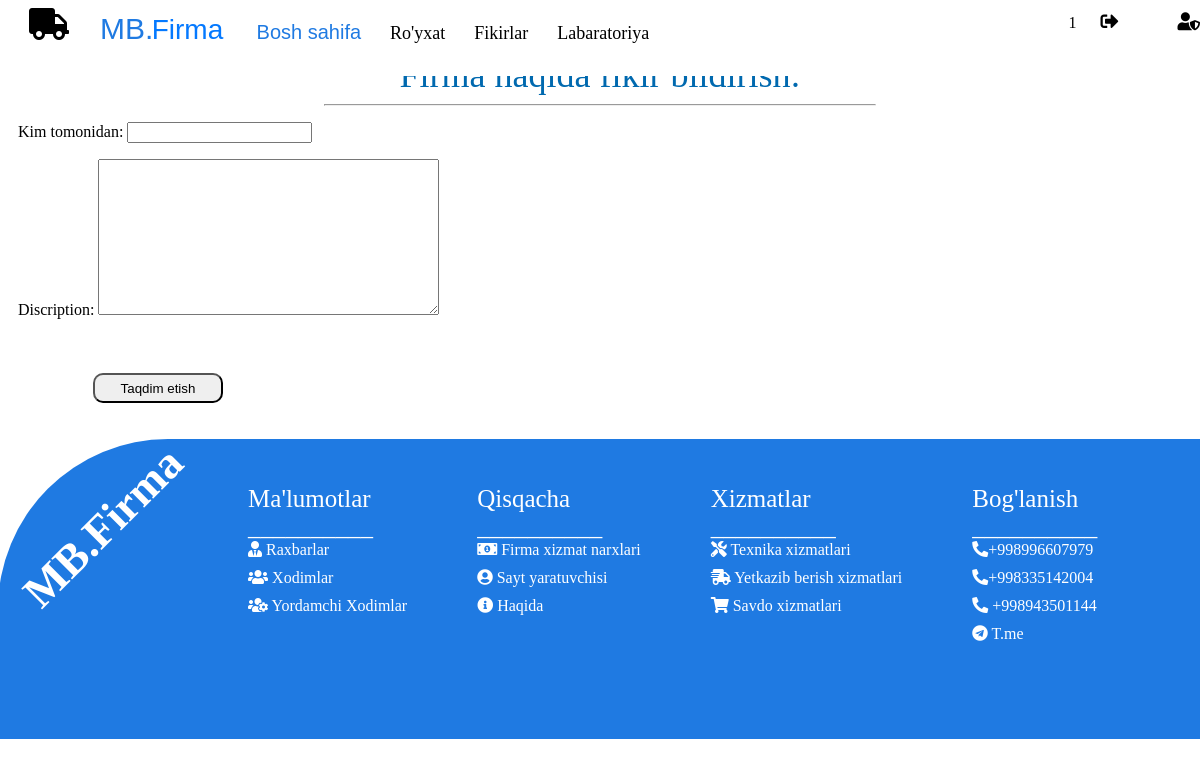
Before: /creatf/ (signed in) with the older database file.
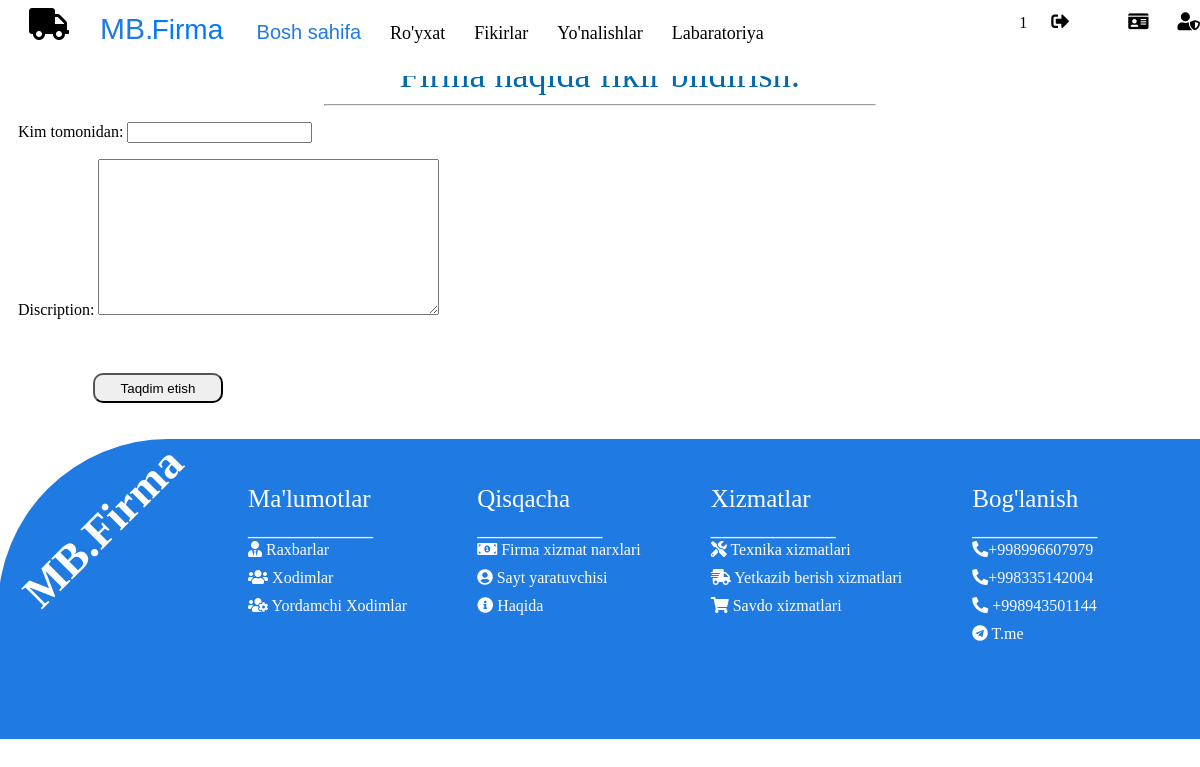
After: the same page with the newer database file.
### driver/views.py (the view, shortened to what this page needs)
# urls.py: path('creatf/', FikirCreatView.as_view(), name="Fikir-yaratish"),
class FikirCreatView(CreateView):
    template_name = 'Fikirlar/creatf.html'
    form_class = FikirModelForm

### driver/forms.py
class FikirModelForm(forms.ModelForm):
    class Meta:
        model = Fikr
        fields = (
            "kim_tomonidan",
            "discription"
        )

### templates/Fikirlar/creatF.html (shortened to what this page needs)
{% extends 'base.html' %} {% block content %}
<div class="mijoz-1">Firma haqida fikir bildirish:</div>
<hr class="hr12">
<form method="post">
    {{form.as_p}}
<br><br><br><br>
    <ul><ul><ul><ul><button type="submit" style="margin-top: -50px; margin-left: -85px;" class="det-btn1">Taqdim etish</button></ul></ul></ul></ul>
</form>
{% endblock content %}

### templates/base.html (shortened to what the changed rows need)
<HTML>
<head>
{% load static %}
<link href="https://cdnjs.cloudflare.com/ajax/libs/font-awesome/5.15.1/css/all.min.css" rel="stylesheet">
<link rel="stylesheet" href="{% static 'navbar.css' %}">
<link rel="stylesheet" href="{%static 'post.css'%}">
<link rel="stylesheet" href="{% static 'footer.css' %}">
</head>
<body>
<header>
    <section id="header">
        <header>
            <div class="container" >
                <ul>
                    {% if request.user.is_organisor %}
                    <a href="{% url 'yonalish:yonalish-list' %}"><li>Yo'nalishlar</li></a>
                    {% endif %}
                    <span class="n-rigth">
                        <div class="admin">
                            {% if request.user.is_organisor %}
                            <a href="{% url 'driver:Yaratish' %}"><li><i class="fas fa-id-card "></i></li></a>
                            {% endif %}
                        </div>
                    </span>
                </ul>
            </div>
        </header>
        </section>
        <br>
        <br>
</header>
</body>
</HTML>

Changed rows visible on the page:
changed User: is_organisor False → True (drawn)
Other visible differences:
text now shown: "Yo'nalishlar"
